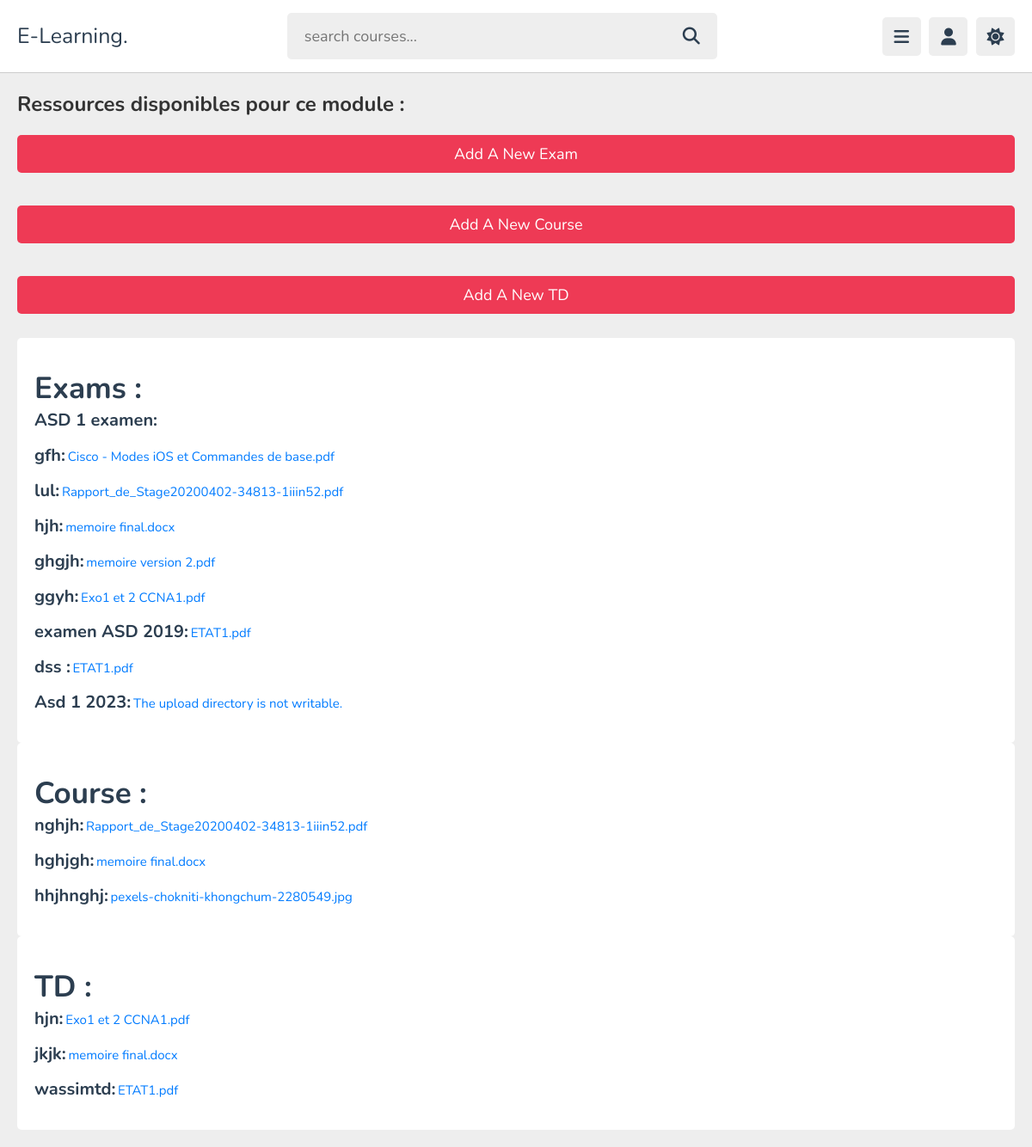
/display_module_resources.php?module_id=1 (signed in), run on the app's committed database.
### tables this page shows
CREATE TABLE `exams` (
  `exam_id` int(11) NOT NULL,
  `exam_title` varchar(255) NOT NULL,
  `exam_details` text NOT NULL,
  `level_id` int(11) DEFAULT NULL,
  `module_id` int(11) DEFAULT NULL,
  `fichier` varchar(255) NOT NULL,
  `user_id` int(11) NOT NULL
);

CREATE TABLE `lessons` (
  `lesson_id` int(11) NOT NULL,
  `lesson_title` varchar(255) NOT NULL,
  `lesson_content` text NOT NULL,
  `level_id` int(11) DEFAULT NULL,
  `module_id` int(11) DEFAULT NULL,
  `fichier` varchar(255) NOT NULL,
  `user_id` int(11) NOT NULL
);

CREATE TABLE `assignments` (
  `assignment_id` int(11) NOT NULL,
  `assignment_title` varchar(255) NOT NULL,
  `assignment_details` text NOT NULL,
  `level_id` int(11) DEFAULT NULL,
  `module_id` int(11) DEFAULT NULL,
  `fichier` varchar(255) NOT NULL,
  `user_id` int(11) NOT NULL
);

### config/dbconnection.php (called while the page is built, shortened)
<?php
function getUserInfo($connexion, $username) {
    $query = "SELECT * FROM Users WHERE username = '$username'";
    $result = mysqli_query($connexion, $query);
    return $result;
}
?>

### display_module_resources.php (the view, shortened to what this page needs)
<?php
include_once 'header.php';
if (isset($_GET['module_id'])) {
    $module_id = $_GET['module_id'];
    $exams = getExamsForModule($connexion, $module_id);
    $lessons = getLessonsForModule($connexion, $module_id);
    $assignments = getAssignmentsForModule($connexion, $module_id);
    echo "<section class='playlist'>";
    echo "<h2>Ressources disponibles pour ce module :</h2>";
    echo '<a href="ajouter_examen.php?module_id=' . $module_id . '" class="btn">Add a New Exam</a><br><br>';
    echo '<a href="ajouter_lesson.php?module_id=' . $module_id . '" class="btn">Add a new Course</a><br><br>';
    echo '<a href="ajouter_td.php?module_id=' . $module_id . '" class="btn">Add a New TD</a><br><br>';
echo "<div class='box-container'>";
echo "<div class='box'>";
echo "<h3>Exams :</h3>";
if ($exams && mysqli_num_rows($exams) > 0) {
    while ($row = mysqli_fetch_assoc($exams)) {
        $filePath = $row["fichier"];
        echo "<p><strong class='resource-title'>" . $row["exam_title"] . ":</strong> <a href='$filePath' class='pdf-link'>" . basename($filePath) . "</a> ";
        echo"<br><br>";
    }
} else {
    echo "<p>there is no exams for this module.</p>";
}
echo "</div>";
echo "</div>";
echo "<div class='box-container'>";
echo "<div class='box'>";
echo "<h3>Course :</h3>";
if ($lessons && mysqli_num_rows($lessons) > 0) {
    while ($row = mysqli_fetch_assoc($lessons)) {
        $filePath = $row["fichier"];
        echo "<p><strong class='resource-title'>" . $row["lesson_title"] . ":</strong> <a href='$filePath' class='pdf-link'>" . basename($filePath) . "</a> ";
        echo"<br><br>";
    }
} else {
    echo "<p>There is no course for ce module.</p>";
}
echo "</div>";
echo "</div>";
echo "<div class='box-container'>";
echo "<div class='box'>";
echo "<h3>TD :</h3>";
if ($assignments && mysqli_num_rows($assignments) > 0) {
    while ($row = mysqli_fetch_assoc($assignments)) {
        $filePath = $row["fichier"];
        echo "<p><strong class='resource-title'>" . $row["assignment_title"] . ":</strong> <a href='$filePath' class='pdf-link'>" . basename($filePath) . "</a>";
        echo"<br><br>";
    }
} else {
    echo "<p>There is no td for this module.</p>";
}
echo "</div>";
echo "</div>";
    echo "</section>";
} else {
    echo "ID module non recognized.";
}
function getExamsForModule($connexion, $module_id)
{
    $query = "SELECT * FROM Exams WHERE module_id = $module_id";
    return mysqli_query($connexion, $query);
}
function getLessonsForModule($connexion, $module_id)
{
    $query = "SELECT * FROM Lessons WHERE module_id = $module_id";
    return mysqli_query($connexion, $query);
}
function getAssignmentsForModule($connexion, $module_id)
{
    $query = "SELECT * FROM Assignments WHERE module_id = $module_id";
    return mysqli_query($connexion, $query);
}
?>

### css/style.css (style rules this page uses)
html { scroll-behavior: smooth; }
:root { --main-color:#ee3a55; --red:#e74c3c; --orange:#f39c12; --light-color:#888; --light-bg:#eee; --black:#2c3e50; --white:#fff; --border:.1rem solid rgba(0,0,0,.2); }
* { font-family: 'Nunito', sans-serif; margin:0; padding:0; box-sizing: border-box; outline: none; border:none; text-decoration: none; }
h2 { color: #333; font-size: 24px; margin-bottom: 20px; }
.resource-title { font-size: 2rem; color: var(--black); font-weight: bold; }
.pdf-link { color: #007bff; text-decoration: none; font-size: 1.5rem; }
html { font-size: 62.5%; overflow-x: hidden; }
body { background-color: var(--light-bg); padding-left: 30rem; }
section { padding:2rem; margin: 0 auto; max-width: 1200px; }
.inline-btn, .inline-option-btn, .inline-delete-btn, .btn, .delete-btn, .option-btn { border-radius: .5rem; color:#fff; font-size: 1.8rem; cursor: pointer; text-transform: capitalize; padding:1rem 3rem; text-align: center; margin-top: 1rem; }
.btn, .delete-btn, .option-btn { display: block; width: 100%; }
.btn, .inline-btn { background-color: var(--main-color); }
.playlist .box-container { display: grid; grid-template-columns: repeat(auto-fit, minmax(30rem, 1fr)); gap:1.5rem; justify-content: center; align-items: flex-start; }
.playlist .box-container .box { background-color: var(--white); border-radius: .5rem; padding: 2rem; position: relative; }
.playlist .box-container .box h3 { margin-top: 1.5rem; font-size: 3.5rem; color: var(--black); }
@media (max-width:1200px) { body { padding-left: 0; } }

### data on the page
exams: exam_title "ASD 1 examen"
exams: exam_title "gfh", fichier "Cisco - Modes iOS et Commandes de base.pdf"
exams: exam_title "lul", fichier "Rapport_de_Stage20200402-34813-1iiin52.pdf"
exams: exam_title "hjh", fichier "memoire final.docx"
exams: exam_title "ghgjh", fichier "memoire version 2.pdf"
exams: exam_title "ggyh", fichier "Exo1 et 2 CCNA1.pdf"
exams: exam_title "examen ASD 2019", fichier "ETAT1.pdf"
exams: exam_title "dss", fichier "ETAT1.pdf"
exams: exam_title "Asd 1 2023", fichier "The upload directory is not writable."
lessons: lesson_title "nghjh", fichier "Rapport_de_Stage20200402-34813-1iiin52.pdf"
lessons: lesson_title "hghjgh", fichier "memoire final.docx"
lessons: lesson_title "hhjhnghj", fichier "pexels-chokniti-khongchum-2280549.jpg"
assignments: assignment_title "hjn", fichier "Exo1 et 2 CCNA1.pdf"
assignments: assignment_title "jkjk", fichier "memoire final.docx"
assignments: assignment_title "wassimtd", fichier "ETAT1.pdf"
